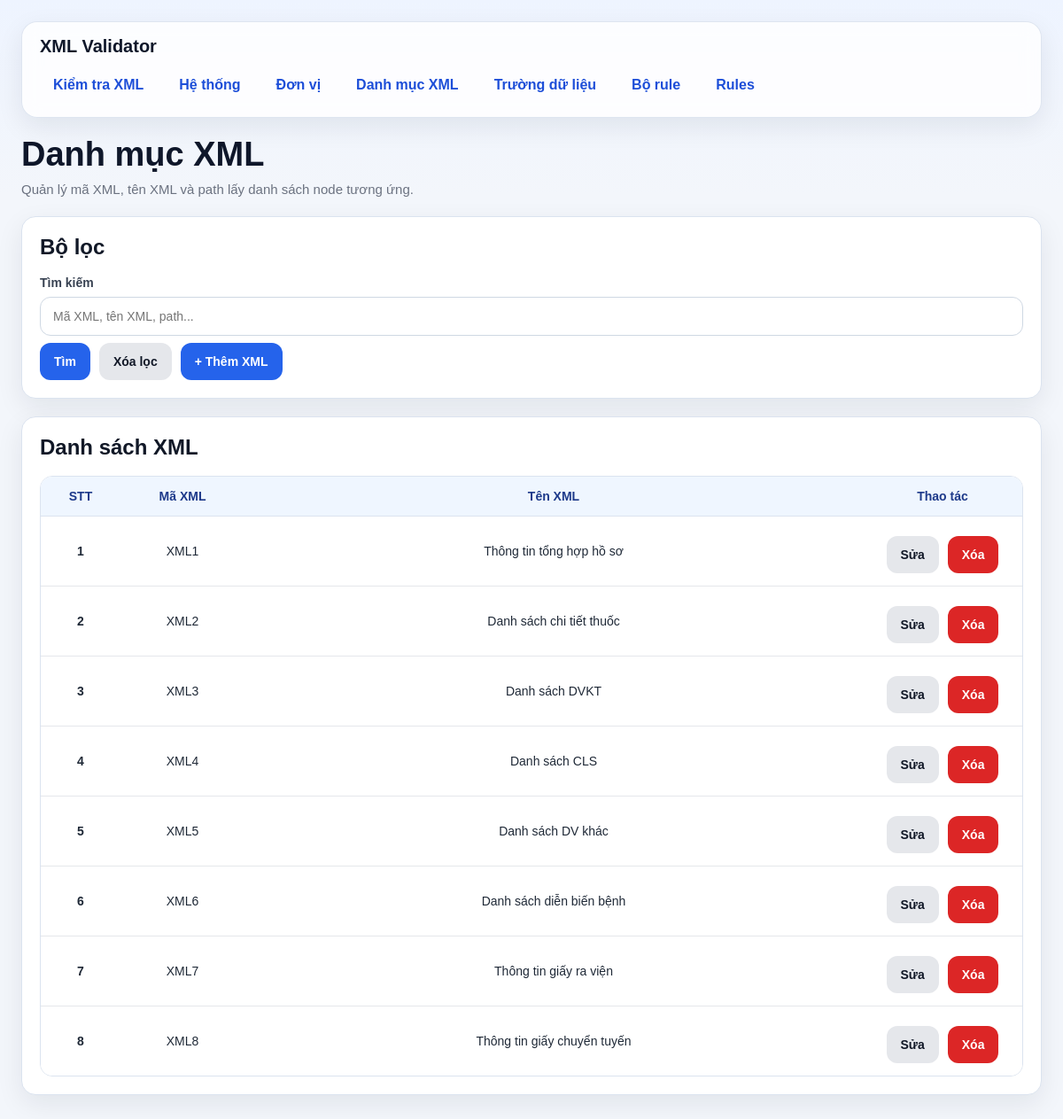
Page /xmls/ on the committed database.
### models/xml_model.py (models this page shows, shortened)
class DanhMucXml(db.Model):
    __tablename__ = "danh_muc_xml"
    id = db.Column(db.Integer, primary_key=True)
    ma_xml = db.Column(db.String(50), nullable=False, unique=True)   # XML1, XML2, XML3
    ten_xml = db.Column(db.String(255), nullable=False)
    list_path = db.Column(db.String(500), nullable=False)            # path tính từ NOIDUNGFILE

### routes/xml_routes.py (the view, shortened to what this page needs)
@xml_bp.route("/", methods=["GET"])
def list_xmls():
    keyword = (request.args.get("keyword") or "").strip()
    query = DanhMucXml.query
    xmls = query.order_by(DanhMucXml.id.asc()).all()
    return render_template("xmls.html", xmls=xmls, keyword=keyword)

### templates/xmls.html (shortened to what this page needs)
{% extends "base.html" %}
{% block content %}
<div class="page-header">
    <h1 class="page-title">Danh mục XML</h1>
    <div class="page-subtitle">Quản lý mã XML, tên XML và path lấy danh sách node tương ứng.</div>
</div>
<div class="card">
    <h2 class="card-title">Bộ lọc</h2>
    <form method="GET">
        <label>Tìm kiếm</label>
        <input type="text" name="keyword" value="{{ keyword }}" placeholder="Mã XML, tên XML, path...">
        <div class="actions">
            <button type="submit" class="btn btn-primary">Tìm</button>
            <a href="/xmls" class="btn btn-secondary">Xóa lọc</a>
            <a href="/xmls/create" class="btn btn-primary">+ Thêm XML</a>
        </div>
    </form>
</div>
<div class="card">
    <h2 class="card-title">Danh sách XML</h2>
    {% if xmls %}
        <div class="table-wrap">
            <table>
                <thead>
                    <tr>
                        <th style="width: 90px;">STT</th>
                        <th style="width: 140px;">Mã XML</th>
                        <th>Tên XML</th>
                        <th style="width: 180px;">Thao tác</th>
                    </tr>
                </thead>
                <tbody>
                    {% for x in xmls %}
                    <tr>
                        <td><strong>{{ loop.index }}</strong></td>
                        <td>{{ x.ma_xml }}</td>
                        <td>{{ x.ten_xml }}</td>
                        <td>
                            <div class="actions actions-center">
                                <a class="btn btn-secondary" href="/xmls/{{ x.id }}/edit">Sửa</a>
                                <form class="inline" method="POST" action="/xmls/{{ x.id }}/delete" onsubmit="return confirm('Xóa XML này?');">
                                    <button class="btn btn-danger" type="submit">Xóa</button>
                                </form>
                            </div>
                        </td>
                    </tr>
                    {% endfor %}
                </tbody>
            </table>
        </div>
    {% else %}
        <div class="empty-state">Chưa có dữ liệu XML.</div>
    {% endif %}
</div>
{% endblock %}

### templates/base.html (shortened to what this page needs)
<!DOCTYPE html>
<html lang="vi">
<head>
</head>
<body>
    <div class="page-shell">
        <div class="topbar">
            <div class="topbar-title">XML Validator</div>
            <nav>
                <a href="/">Kiểm tra XML</a>
                <a href="/systems">Hệ thống</a>
                <a href="/units">Đơn vị</a>
                <a href="/xmls">Danh mục XML</a>
                <a href="/fields">Trường dữ liệu</a>
                <a href="/rule-sets">Bộ rule</a>
                <a href="/rules">Rules</a>
            </nav>
        </div>
        <div class="container">
            {% block content %}{% endblock %}
        </div>
    </div>
</body>
</html>

### templates/base.html (style rules this page uses)
* { box-sizing: border-box; }
:root { --bg: #f3f6fb; --card: #ffffff; --card-soft: #f8fafc; --border: #dbe3ef; --text: #1f2937; --muted: #6b7280; --primary: #2563eb; --primary-hover: #1d4ed8; --danger: #dc2626; --danger-hover: #b91c1c; --success-bg: #dcfce7; --success-text: #166534; --warning-bg: #fef3c7; --warning-text: #92400e; --error-bg: #fee2e2; --error-text: #991b1b; --shadow: 0 10px 30px rgba(15, 23, 42, 0.08); --radius: 16px; }
body { margin: 0; font-family: Arial, Helvetica, sans-serif; background: linear-gradient(180deg, #eef4ff 0%, var(--bg) 220px); color: var(--text); }
.page-shell { max-width: 1280px; margin: 0 auto; padding: 24px; }
.topbar { background: rgba(255, 255, 255, 0.82); border: 1px solid rgba(219, 227, 239, 0.9); backdrop-filter: blur(10px); border-radius: 18px; box-shadow: var(--shadow); padding: 16px 20px; margin-bottom: 20px; }
.topbar-title { margin: 0 0 12px 0; font-size: 20px; font-weight: 700; color: #0f172a; }
nav { display: flex; flex-wrap: wrap; gap: 10px; }
nav a { text-decoration: none; color: #1d4ed8; font-weight: 600; padding: 10px 14px; border-radius: 10px; transition: 0.2s ease; border: 1px solid transparent; background: transparent; }
.container { background: transparent; }
.page-header { margin-bottom: 22px; }
.page-title { margin: 0; font-size: 38px; line-height: 1.15; color: #0f172a; }
.page-subtitle { margin-top: 8px; color: var(--muted); font-size: 15px; }
.card { background: var(--card); border: 1px solid var(--border); border-radius: var(--radius); box-shadow: var(--shadow); padding: 20px; margin-bottom: 20px; }
.card-title { margin: 0 0 18px 0; font-size: 24px; font-weight: 700; color: #111827; }
label { display: block; font-size: 14px; font-weight: 700; margin-bottom: 8px; margin-top: 8px; color: #374151; }
input[type="text"], input[type="date"], input[type="file"], input[type="password"], select, textarea { width: 100%; min-height: 44px; border: 1px solid #cfd8e3; border-radius: 12px; padding: 10px 14px; font-size: 14px; background: #fff; color: var(--text); outline: none; transition: border-color 0.2s, box-shadow 0.2s; }
.actions { display: flex; flex-wrap: wrap; gap: 10px; margin-top: 8px; }
.actions-center { justify-content: center; }
.btn, button { border: none; min-height: 42px; padding: 10px 16px; border-radius: 12px; cursor: pointer; font-weight: 700; font-size: 14px; text-decoration: none; display: inline-flex; align-items: center; justify-content: center; transition: 0.2s ease; }
.btn-primary { background: var(--primary); color: white; }
.btn-secondary { background: #e5e7eb; color: #111827; }
.btn-danger { background: var(--danger); color: white; }
.table-wrap { overflow-x: auto; border: 1px solid var(--border); border-radius: 14px; }
table { width: 100%; border-collapse: collapse; background: white; }
th { background: #eff6ff; color: #1e3a8a; font-size: 14px; font-weight: 700; text-align: left; padding: 14px 12px; border-bottom: 1px solid var(--border); text-align: center; }
td { padding: 14px 12px; border-bottom: 1px solid #e5e7eb; vertical-align: top; font-size: 14px; vertical-align: middle; text-align: center; }
tbody tr:last-child td { border-bottom: none; }

### rows in the picture
DanhMucXml: ma_xml "XML1", ten_xml "Thông tin tổng hợp hồ sơ"
DanhMucXml: ma_xml "XML2", ten_xml "Danh sách chi tiết thuốc"
DanhMucXml: ma_xml "XML3", ten_xml "Danh sách DVKT"
DanhMucXml: ma_xml "XML4", ten_xml "Danh sách CLS"
DanhMucXml: ma_xml "XML5", ten_xml "Danh sách DV khác"
DanhMucXml: ma_xml "XML6", ten_xml "Danh sách diễn biến bệnh"
DanhMucXml: ma_xml "XML7", ten_xml "Thông tin giấy ra viện"
DanhMucXml: ma_xml "XML8", ten_xml "Thông tin giấy chuyển tuyến"
